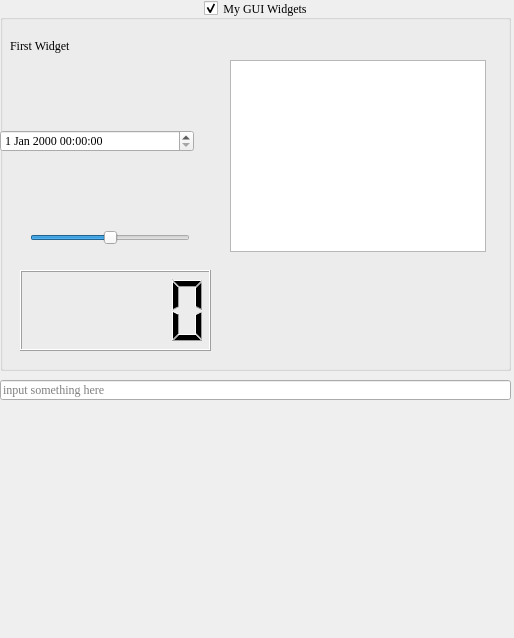
<?xml version="1.0" encoding="UTF-8"?>
<ui version="4.0">
 <class>dlg_main</class>
 <widget class="QDialog" name="dlg_main">
  <property name="geometry">
   <rect>
    <x>0</x>
    <y>0</y>
    <width>514</width>
    <height>638</height>
   </rect>
  </property>
  <property name="font">
   <font>
    <family>Times New Roman</family>
   </font>
  </property>
  <property name="windowTitle">
   <string>My GUI</string>
  </property>
  <widget class="QGroupBox" name="grb_dialog">
   <property name="geometry">
    <rect>
     <x>0</x>
     <y>0</y>
     <width>511</width>
     <height>371</height>
    </rect>
   </property>
   <property name="title">
    <string>My GUI Widgets</string>
   </property>
   <property name="alignment">
    <set>Qt::AlignCenter</set>
   </property>
   <property name="flat">
    <bool>false</bool>
   </property>
   <property name="checkable">
    <bool>true</bool>
   </property>
   <property name="checked">
    <bool>true</bool>
   </property>
   <widget class="QLabel" name="lbl_1">
    <property name="geometry">
     <rect>
      <x>10</x>
      <y>30</y>
      <width>91</width>
      <height>31</height>
     </rect>
    </property>
    <property name="text">
     <string>First Widget</string>
    </property>
   </widget>
   <widget class="QSlider" name="horizontalSlider">
    <property name="geometry">
     <rect>
      <x>30</x>
      <y>230</y>
      <width>160</width>
      <height>16</height>
     </rect>
    </property>
    <property name="value">
     <number>50</number>
    </property>
    <property name="orientation">
     <enum>Qt::Horizontal</enum>
    </property>
   </widget>
   <widget class="QDateTimeEdit" name="dateTimeEdit">
    <property name="geometry">
     <rect>
      <x>0</x>
      <y>130</y>
      <width>194</width>
      <height>22</height>
     </rect>
    </property>
   </widget>
   <widget class="QTableWidget" name="tableWidget">
    <property name="geometry">
     <rect>
      <x>230</x>
      <y>60</y>
      <width>256</width>
      <height>192</height>
     </rect>
    </property>
   </widget>
   <widget class="QLCDNumber" name="lcdNumber">
    <property name="geometry">
     <rect>
      <x>20</x>
      <y>270</y>
      <width>191</width>
      <height>81</height>
     </rect>
    </property>
   </widget>
  </widget>
  <widget class="QLineEdit" name="lineEdit">
   <property name="geometry">
    <rect>
     <x>0</x>
     <y>380</y>
     <width>511</width>
     <height>20</height>
    </rect>
   </property>
   <property name="placeholderText">
    <string>input something here</string>
   </property>
  </widget>
  <widget class="QLabel" name="label">
   <property name="geometry">
    <rect>
     <x>0</x>
     <y>415</y>
     <width>511</width>
     <height>31</height>
    </rect>
   </property>
   <property name="font">
    <font>
     <pointsize>24</pointsize>
    </font>
   </property>
   <property name="text">
    <string/>
   </property>
   <property name="alignment">
    <set>Qt::AlignCenter</set>
   </property>
  </widget>
 </widget>
 <tabstops>
  <tabstop>horizontalSlider</tabstop>
  <tabstop>tableWidget</tabstop>
  <tabstop>dateTimeEdit</tabstop>
  <tabstop>grb_dialog</tabstop>
 </tabstops>
 <resources/>
 <connections>
  <connection>
   <sender>horizontalSlider</sender>
   <signal>valueChanged(int)</signal>
   <receiver>lcdNumber</receiver>
   <slot>display(int)</slot>
   <hints>
    <hint type="sourcelabel">
     <x>109</x>
     <y>237</y>
    </hint>
    <hint type="destinationlabel">
     <x>115</x>
     <y>310</y>
    </hint>
   </hints>
  </connection>
  <connection>
   <sender>lineEdit</sender>
   <signal>textChanged(QString)</signal>
   <receiver>label</receiver>
   <slot>setText(QString)</slot>
   <hints>
    <hint type="sourcelabel">
     <x>273</x>
     <y>393</y>
    </hint>
    <hint type="destinationlabel">
     <x>273</x>
     <y>437</y>
    </hint>
   </hints>
  </connection>
 </connections>
</ui>
